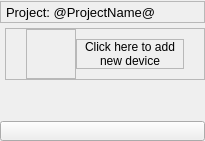
        <widget class="QWidget" name="leftContainerMenu" native="true">
         <property name="minimumSize">
          <size>
           <width>150</width>
           <height>0</height>
          </size>
         </property>
         <property name="styleSheet">
          <string notr="true"/>
         </property>
         <layout class="QVBoxLayout" name="verticalLayout_12">
          <property name="spacing">
           <number>0</number>
          </property>
          <property name="leftMargin">
           <number>0</number>
          </property>
          <property name="topMargin">
           <number>1</number>
          </property>
          <property name="rightMargin">
           <number>0</number>
          </property>
          <property name="bottomMargin">
           <number>0</number>
          </property>
          <item>
           <widget class="QFrame" name="frame_6">
            <property name="frameShape">
             <enum>QFrame::StyledPanel</enum>
            </property>
            <property name="frameShadow">
             <enum>QFrame::Raised</enum>
            </property>
            <layout class="QHBoxLayout" name="horizontalLayout_16">
             <property name="spacing">
              <number>0</number>
             </property>
             <property name="leftMargin">
              <number>5</number>
             </property>
             <property name="topMargin">
              <number>0</number>
             </property>
             <property name="rightMargin">
              <number>0</number>
             </property>
             <property name="bottomMargin">
              <number>0</number>
             </property>
             <item>
              <widget class="QLabel" name="projectLabel">
               <property name="minimumSize">
                <size>
                 <width>0</width>
                 <height>20</height>
                </size>
               </property>
               <property name="font">
                <font>
                 <pointsize>10</pointsize>
                </font>
               </property>
               <property name="text">
                <string>Project: @ProjectName@</string>
               </property>
              </widget>
             </item>
            </layout>
           </widget>
          </item>
          <item>
           <widget class="AqLeftWidgetPanelFrame" name="deviceListContainer">
            <property name="minimumSize">
             <size>
              <width>0</width>
              <height>0</height>
             </size>
            </property>
            <layout class="QVBoxLayout" name="left_panel_layout">
             <property name="spacing">
              <number>0</number>
             </property>
             <property name="leftMargin">
              <number>5</number>
             </property>
             <property name="topMargin">
              <number>5</number>
             </property>
             <property name="rightMargin">
              <number>0</number>
             </property>
             <property name="bottomMargin">
              <number>1</number>
             </property>
             <item>
              <widget class="AqLeftPanelAddWidget" name="addBtnWidget" native="true">
               <property name="minimumSize">
                <size>
                 <width>200</width>
                 <height>0</height>
                </size>
               </property>
               <property name="maximumSize">
                <size>
                 <width>200</width>
                 <height>16777215</height>
                </size>
               </property>
               <property name="styleSheet">
                <string notr="true"/>
               </property>
               <layout class="QHBoxLayout" name="horizontalLayout_2">
                <property name="spacing">
                 <number>3</number>
                </property>
                <property name="leftMargin">
                 <number>0</number>
                </property>
                <property name="topMargin">
                 <number>0</number>
                </property>
                <property name="rightMargin">
                 <number>0</number>
                </property>
                <property name="bottomMargin">
                 <number>0</number>
                </property>
                <item>
                 <widget class="QFrame" name="frame_7">
                  <property name="frameShape">
                   <enum>QFrame::StyledPanel</enum>
                  </property>
                  <property name="frameShadow">
                   <enum>QFrame::Raised</enum>
                  </property>
                  <layout class="QHBoxLayout" name="horizontalLayout_8">
                   <property name="spacing">
                    <number>0</number>
                   </property>
                   <property name="leftMargin">
                    <number>20</number>
                   </property>
                   <property name="topMargin">
                    <number>0</number>
                   </property>
                   <property name="rightMargin">
                    <number>20</number>
                   </property>
                   <property name="bottomMargin">
                    <number>0</number>
                   </property>
                   <item>
                    <widget class="QFrame" name="deviceImage_4">
                     <property name="minimumSize">
                      <size>
                       <width>40</width>
                       <height>50</height>
                      </size>
                     </property>
                     <property name="maximumSize">
                      <size>
                       <width>50</width>
                       <height>50</height>
                      </size>
                     </property>
                     <property name="frameShape">
                      <enum>QFrame::StyledPanel</enum>
                     </property>
                     <property name="frameShadow">
                      <enum>QFrame::Raised</enum>
                     </property>
                     <layout class="QHBoxLayout" name="horizontalLayout_15">
                      <property name="spacing">
                       <number>0</number>
                      </property>
                      <property name="leftMargin">
                       <number>0</number>
                      </property>
                      <property name="topMargin">
                       <number>0</number>
                      </property>
                      <property name="rightMargin">
                       <number>0</number>
                      </property>
                      <property name="bottomMargin">
                       <number>0</number>
                      </property>
                      <item>
                       <widget class="QLabel" name="devIcon_4">
                        <property name="maximumSize">
                         <size>
                          <width>40</width>
                          <height>40</height>
                         </size>
                        </property>
                        <property name="text">
                         <string/>
                        </property>
                        <property name="textFormat">
                         <enum>Qt::AutoText</enum>
                        </property>
                        <property name="pixmap">
                         <pixmap resource="../resoursec.qrc">:/images/icons/plus.png</pixmap>
                        </property>
                        <property name="scaledContents">
                         <bool>true</bool>
                        </property>
                        <property name="alignment">
                         <set>Qt::AlignCenter</set>
                        </property>
                        <property name="wordWrap">
                         <bool>false</bool>
                        </property>
                       </widget>
                      </item>
                     </layout>
                    </widget>
                   </item>
                   <item>
                    <widget class="QFrame" name="deviceInfo_4">
                     <property name="minimumSize">
                      <size>
                       <width>0</width>
                       <height>0</height>
                      </size>
                     </property>
                     <property name="maximumSize">
                      <size>
                       <width>145</width>
                       <height>30</height>
                      </size>
                     </property>
                     <property name="frameShape">
                      <enum>QFrame::StyledPanel</enum>
                     </property>
                     <property name="frameShadow">
                      <enum>QFrame::Raised</enum>
                     </property>
                     <layout class="QVBoxLayout" name="verticalLayout_17">
                      <property name="spacing">
                       <number>0</number>
                      </property>
                      <property name="leftMargin">
                       <number>0</number>
                      </property>
                      <property name="topMargin">
                       <number>0</number>
                      </property>
                      <property name="rightMargin">
                       <number>0</number>
                      </property>
                      <property name="bottomMargin">
                       <number>0</number>
                      </property>
                      <item alignment="Qt::AlignHCenter">
                       <widget class="QLabel" name="label_11">
                        <property name="sizePolicy">
                         <sizepolicy hsizetype="Expanding" vsizetype="Preferred">
                          <horstretch>0</horstretch>
                          <verstretch>0</verstretch>
                         </sizepolicy>
                        </property>
                        <property name="font">
                         <font>
                          <bold>false</bold>
                         </font>
                        </property>
                        <property name="text">
                         <string>Click here to add</string>
                        </property>
                       </widget>
                      </item>
                      <item alignment="Qt::AlignHCenter">
                       <widget class="QLabel" name="label_12">
                        <property name="sizePolicy">
                         <sizepolicy hsizetype="Expanding" vsizetype="Preferred">
                          <horstretch>0</horstretch>
                          <verstretch>0</verstretch>
                         </sizepolicy>
                        </property>
                        <property name="font">
                         <font>
                          <bold>false</bold>
                         </font>
                        </property>
                        <property name="text">
                         <string>new device</string>
                        </property>
                       </widget>
                      </item>
                     </layout>
                    </widget>
                   </item>
                  </layout>
                 </widget>
                </item>
               </layout>
              </widget>
             </item>
             <item>
              <spacer name="verticalSpacer">
               <property name="orientation">
                <enum>Qt::Vertical</enum>
               </property>
               <property name="sizeHint" stdset="0">
                <size>
                 <width>20</width>
                 <height>40</height>
                </size>
               </property>
              </spacer>
             </item>
            </layout>
           </widget>
          </item>
          <item>
           <widget class="QPushButton" name="scrollDevListBtn">
            <property name="minimumSize">
             <size>
              <width>0</width>
              <height>0</height>
             </size>
            </property>
            <property name="maximumSize">
             <size>
              <width>16777215</width>
              <height>20</height>
             </size>
            </property>
            <property name="text">
             <string/>
            </property>
            <property name="icon">
             <iconset>
              <normaloff>:/icon/E:/feather/chevrons-down.svg</normaloff>:/icon/E:/feather/chevrons-down.svg</iconset>
            </property>
           </widget>
          </item>
         </layout>
        </widget>
